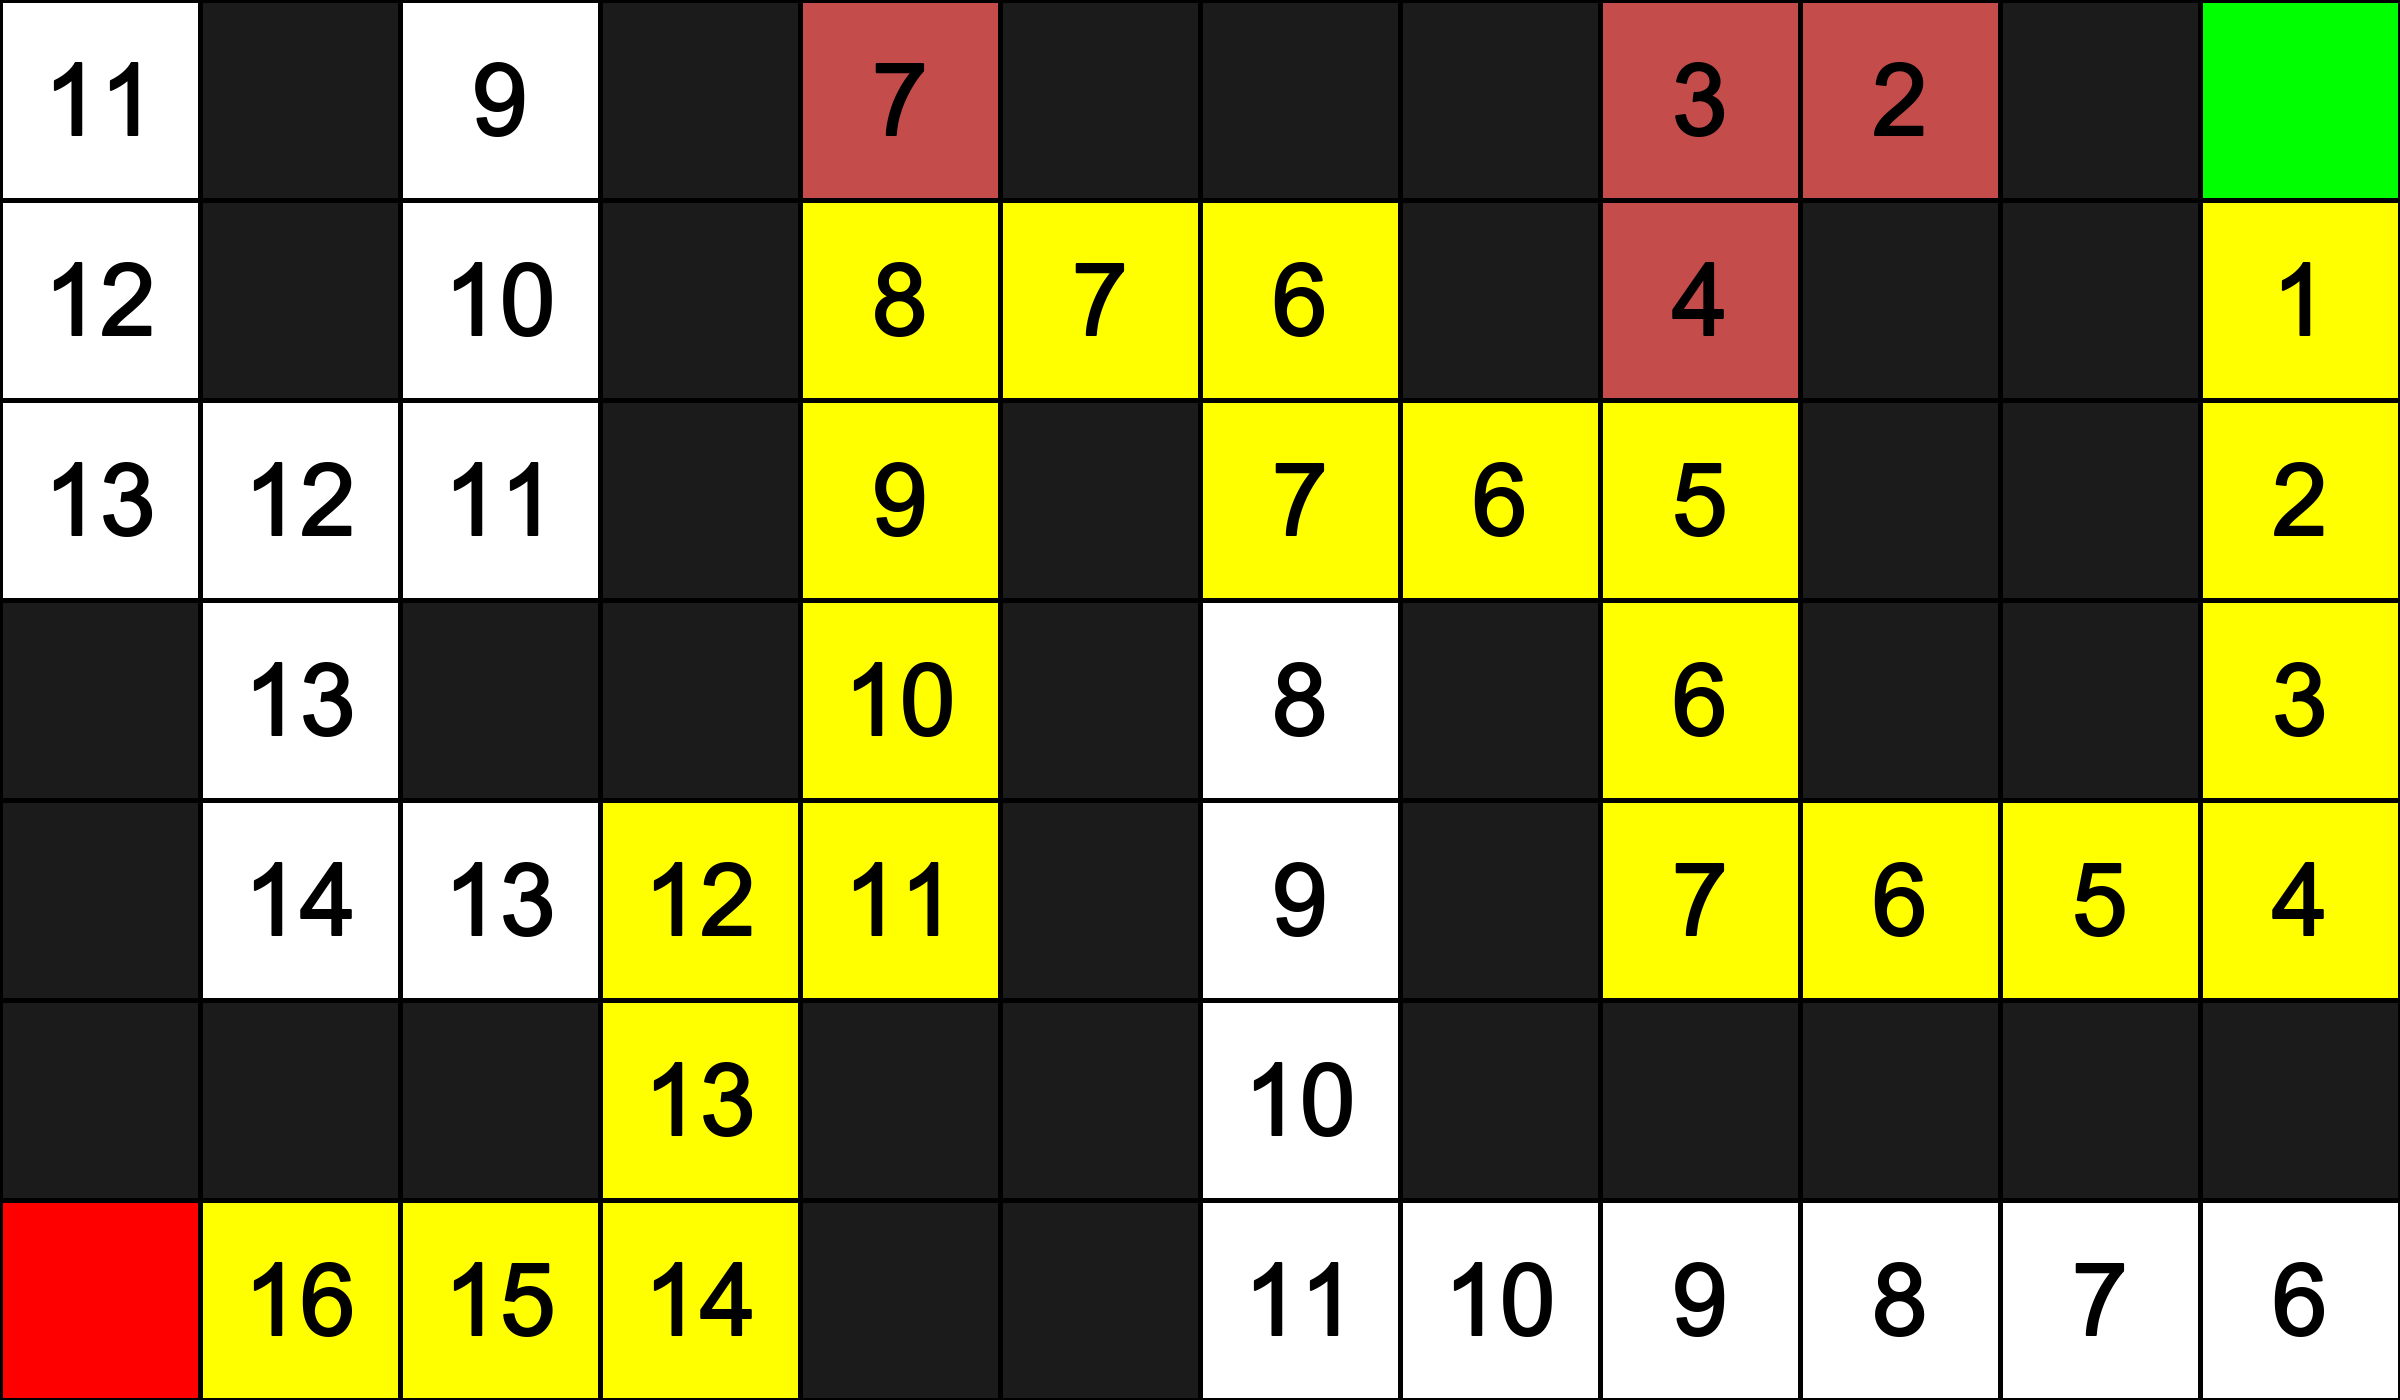

Recreate this plot in Python.
class Node:
    def __init__(self, state, parent, action):
        self.state = state
        self.parent = parent
        self.action = action


class StackFrontier:
    def __init__(self):
        self.frontier = []

    def add(self, node):
        self.frontier.append(node)

    def contains_state(self, state):
        return any(node.state == state for node in self.frontier)

    def empty(self):
        return len(self.frontier) == 0

    def remove(self):
        if self.empty():
            raise Exception("empty frontier")
        else:
            node = self.frontier[-1]
            self.frontier = self.frontier[:-1]
            return node

    def remove_smallest_node(self, heuristic):
        if self.empty():
            raise Exception("empty frontier")
        else:
            smallest_node_index = 0
            for i, node in enumerate(self.frontier):
                if heuristic(node.state) < heuristic(
                    self.frontier[smallest_node_index].state
                ):
                    smallest_node_index = i
            node = self.frontier[smallest_node_index]
            self.frontier = (
                self.frontier[:smallest_node_index]
                + self.frontier[smallest_node_index + 1 :]
            )
            return node

    def sort(self, compare):
        for i in range(len(self.frontier)):
            for j in range(i + 1, len(self.frontier)):
                if compare(self.frontier[i].state, self.frontier[j].state) > 0:
                    self.frontier[i], self.frontier[j] = (
                        self.frontier[j],
                        self.frontier[i],
                    )


class QueueFrontier(StackFrontier):
    def remove(self):
        if self.empty():
            raise Exception("empty frontier")
        else:
            node = self.frontier[0]
            self.frontier = self.frontier[1:]
            return node


class Maze:
    def __init__(self, filename, show_image, verbose, bfs, gbfs, show_mahattan):
        self.filename = filename
        self.show_image = show_image
        self.verbose = verbose
        self.bfs = bfs
        self.gbfs = gbfs
        self.show_mahattan = show_mahattan

        with open(filename) as f:
            contents = f.read()

        if contents.count("A") != 1:
            raise Exception("maze must have exactly one start point")
        if contents.count("B") != 1:
            raise Exception("maze must have exactly one goal")

        self.map = contents.splitlines()
        self.height = len(self.map)
        self.width = max(len(line) for line in self.map)

        for r in range(self.height):
            for c in range(self.width):
                try:
                    if self.map[r][c] == "A":
                        self.start = (r, c)
                    elif self.map[r][c] == "B":
                        self.goal = (r, c)
                except IndexError:
                    pass

        self.solution = None

    def print(self):
        solution = self.solution[1] if self.solution is not None else None
        print()
        for r, row in enumerate(self.map):
            for c, col in enumerate(row):
                if (
                    (r, c) != self.start
                    and (r, c) != self.goal
                    and solution is not None
                    and (r, c) in solution
                ):
                    print("*", end="")
                else:
                    print(self.map[r][c], end="")
            print()
        print("States explored", self.num_explored)

    def display_image(self):
        from PIL import Image, ImageDraw, ImageFont
        import math

        if not self.show_image:
            return
        solution = self.solution[1] if self.solution is not None else None
        self.square_size = 200
        img = Image.new(
            "RGB", (self.width * self.square_size, self.height * self.square_size)
        )
        canvas = ImageDraw.Draw(img)
        colors = {
            "A": (255, 0, 0),
            "B": (0, 255, 0),
            "#": (27, 27, 27),
            " ": (255, 255, 255),
        }
        for r, row in enumerate(self.map):
            for c, _ in enumerate(row):
                fill = colors[self.map[r][c]]
                if (
                    self.verbose
                    and (r, c) != self.start
                    and (r, c) != self.goal
                    and self.explored is not None
                    and (r, c) in self.explored
                ):
                    fill = (196, 76, 74)
                if (
                    (r, c) != self.start
                    and (r, c) != self.goal
                    and solution is not None
                    and (r, c) in solution
                ):
                    fill = (255, 255, 0)
                canvas.rectangle(
                    [
                        (c * self.square_size, r * self.square_size),
                        (
                            c * self.square_size + self.square_size,
                            r * self.square_size + self.square_size,
                        ),
                    ],
                    fill=fill,
                    outline=(0, 0, 0),
                    width=3,
                )
                if self.show_mahattan and self.map[r][c] == " ":
                    mahattan = str(abs(self.goal[1] - c) + abs(self.goal[0] - r))
                    canvas.text(
                        (
                            c * self.square_size + self.square_size // 2,
                            r * self.square_size + self.square_size // 2,
                        ),
                        mahattan,
                        font=ImageFont.truetype("arial.ttf", self.square_size // 2),
                        fill=(0, 0, 0),
                        anchor="mm",
                        stroke_width=1,
                        stroke_fill="black",
                    )
        img.show()
        img.save("maze.png", "PNG")

    def neighbors(self, state):
        row, col = state

        candidates = [
            ("up", (row - 1, col)),
            ("down", (row + 1, col)),
            ("left", (row, col - 1)),
            ("right", (row, col + 1)),
        ]

        result = []
        for action, (r, c) in candidates:
            try:
                if (
                    r >= 0
                    and c >= 0
                    and r < self.height
                    and c < self.width
                    and not self.map[r][c] == "#"
                ):
                    result.append((action, (r, c)))
            except IndexError:
                continue
        return result

    def solve(self):
        self.num_explored = 0

        start = Node(state=self.start, parent=None, action=None)
        frontier = QueueFrontier() if self.gbfs or self.bfs else StackFrontier()
        frontier.add(start)

        self.explored = set()

        while True:
            if frontier.empty():
                raise Exception("no solution")

            if self.gbfs:
                node = frontier.remove_smallest_node(self.__heuristic)
            else:
                node = frontier.remove()
            self.num_explored += 1

            if self.goal == node.state:
                actions = []
                cells = []
                while node.parent is not None:
                    actions.append(node.action)
                    cells.append(node.state)
                    node = node.parent
                actions.reverse()
                cells.reverse()
                self.solution = (actions, cells)
                return

            self.explored.add(node.state)

            for action, state in self.neighbors(node.state):
                if self.__valid_state(frontier=frontier, state=state):
                    child = Node(state=state, parent=node, action=action)
                    frontier.add(child)

    def __valid_state(self, frontier, state):
        return not frontier.contains_state(state) and state not in self.explored

    def __heuristic(self, state):
        (r, c) = state
        return abs(self.goal[1] - c) + abs(self.goal[0] - r)


if __name__ == "__main__":
    import sys

    if "--help" in sys.argv:
        print("Usage:", "python maze.py [FILEPATH] [OPTIONS]")
        print("Options:")
        print("--show-image:", "show image of the maze")
        print(
            "--bfs:",
            "use breadth-first search, default algorithm is depth-first search",
        )
        print(
            "--gbfs:",
            "use greedy breadth-first search, default algorithm is depth-first search",
        )
        print("--verbose:", "show all explored path when --show-image option is true")
        print(
            "--show-mahattan:",
            "show Mahattan distance when --show-image option is true",
        )
    else:
        print('Type "--help" for more information.')
        if len(sys.argv) <= 1 or not sys.argv[1].endswith(".txt"):
            raise Exception("must provide a text file")
        filename = sys.argv[1]
        show_image = "--show-image" in sys.argv
        verbose = "--verbose" in sys.argv
        bfs = "--bfs" in sys.argv
        gbfs = "--gbfs" in sys.argv
        show_mahattan = "--show-mahattan" in sys.argv
        if bfs and gbfs:
            raise Exception("choose only one algorithm")

        maze = Maze(
            filename=filename,
            show_image=show_image,
            verbose=verbose,
            bfs=bfs,
            gbfs=gbfs,
            show_mahattan=show_mahattan,
        )
        maze.solve()
        maze.print()
        maze.display_image()
